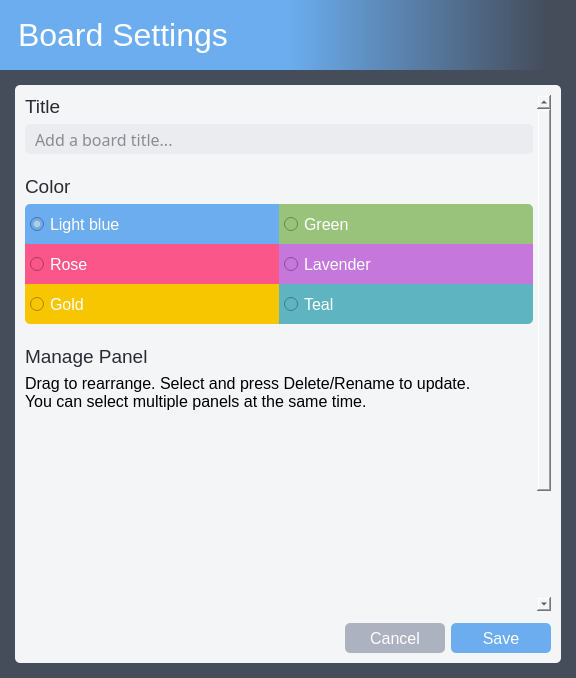
<?xml version="1.0" encoding="UTF-8"?>
<ui version="4.0">
 <class>BoardWindow</class>
 <widget class="QMainWindow" name="BoardWindow">
  <property name="geometry">
   <rect>
    <x>0</x>
    <y>0</y>
    <width>576</width>
    <height>678</height>
   </rect>
  </property>
  <property name="minimumSize">
   <size>
    <width>0</width>
    <height>300</height>
   </size>
  </property>
  <property name="windowTitle">
   <string>Board Settings</string>
  </property>
  <property name="windowIcon">
   <iconset>
    <normaloff>:/img/resources/img/icon.png</normaloff>:/img/resources/img/icon.png</iconset>
  </property>
  <property name="styleSheet">
   <string notr="true">background-color: #454c5a;</string>
  </property>
  <property name="iconSize">
   <size>
    <width>128</width>
    <height>128</height>
   </size>
  </property>
  <widget class="QWidget" name="centralwidget">
   <layout class="QVBoxLayout" name="verticalLayout_3">
    <property name="spacing">
     <number>0</number>
    </property>
    <property name="leftMargin">
     <number>0</number>
    </property>
    <property name="topMargin">
     <number>0</number>
    </property>
    <property name="rightMargin">
     <number>0</number>
    </property>
    <property name="bottomMargin">
     <number>0</number>
    </property>
    <item>
     <widget class="QLabel" name="label_board_desc">
      <property name="sizePolicy">
       <sizepolicy hsizetype="Preferred" vsizetype="Fixed">
        <horstretch>0</horstretch>
        <verstretch>0</verstretch>
       </sizepolicy>
      </property>
      <property name="minimumSize">
       <size>
        <width>0</width>
        <height>70</height>
       </size>
      </property>
      <property name="font">
       <font>
        <family>Arimo</family>
        <pointsize>24</pointsize>
       </font>
      </property>
      <property name="styleSheet">
       <string notr="true">background-color: qlineargradient(spread:pad, x1:0.5, y1:0.5, x2:0.95, y2:0.5, stop:0 rgba(107, 173, 238, 255), stop:1 rgba(69, 76, 90, 255));
color: #ffffff;
padding: 0 0 0 10px;</string>
      </property>
      <property name="text">
       <string>Board Settings</string>
      </property>
      <property name="margin">
       <number>10</number>
      </property>
     </widget>
    </item>
    <item>
     <widget class="QWidget" name="widget" native="true">
      <property name="minimumSize">
       <size>
        <width>390</width>
        <height>0</height>
       </size>
      </property>
      <layout class="QVBoxLayout" name="verticalLayout_7">
       <property name="leftMargin">
        <number>15</number>
       </property>
       <property name="topMargin">
        <number>15</number>
       </property>
       <property name="rightMargin">
        <number>15</number>
       </property>
       <property name="bottomMargin">
        <number>15</number>
       </property>
       <item>
        <widget class="QWidget" name="widget" native="true">
         <property name="styleSheet">
          <string notr="true">background-color: #f4f5f7;
border-radius: 5px;</string>
         </property>
         <layout class="QVBoxLayout" name="verticalLayout">
          <property name="spacing">
           <number>12</number>
          </property>
          <property name="leftMargin">
           <number>10</number>
          </property>
          <property name="topMargin">
           <number>10</number>
          </property>
          <property name="rightMargin">
           <number>10</number>
          </property>
          <property name="bottomMargin">
           <number>10</number>
          </property>
          <item>
           <widget class="QScrollArea" name="scrollArea">
            <property name="styleSheet">
             <string notr="true">QScrollBar:vertical {
	border: none;
	background: #f4f5f7;
	width: 10px;
	margin: 1px 0 0 0;
	border-radius: 5px;
}

QScrollBar::handle:vertical {
	background-color: #bfc0c5;
	min-height: 30px;
	border-radius: 5px;
}

QScrollBar::handle:vertical:hover {
	background-color: #afb0b4;
}

QScrollBar::handle:vertical:pressed {
	background-color: #929497;
}

QScrollBar::sub-line:vertical {
	height: 0;
}

QScrollBar::add-line:vertical {
	height: 0;
}

QScrollBar::up-arrow:vertical,
QScrollBar::down-arrow:vertical {
	background: none;
}

QScrollBar::add-page:vertical,
QScrollBar::sub-page:vertical {
	background: none;
}

QScrollBar QMenu {
	background-color: #ebecf0;
	border: none;
	padding: 5px;
	margin: 0px;
	font-size: 13px;
}

QScrollBar QMenu::item {
	padding: 5px 13px 5px 13px;
	color: #000000;
}

QScrollBar QMenu::item:selected {
	border-radius: 5px;
	background-color: #acb2bf;
	color: #ffffff;
}
</string>
            </property>
            <property name="widgetResizable">
             <bool>true</bool>
            </property>
            <widget class="QWidget" name="scrollAreaWidgetContents">
             <property name="geometry">
              <rect>
               <x>0</x>
               <y>-136</y>
               <width>516</width>
               <height>650</height>
              </rect>
             </property>
             <layout class="QVBoxLayout" name="verticalLayout_4">
              <property name="spacing">
               <number>0</number>
              </property>
              <property name="leftMargin">
               <number>0</number>
              </property>
              <property name="topMargin">
               <number>0</number>
              </property>
              <property name="rightMargin">
               <number>4</number>
              </property>
              <property name="bottomMargin">
               <number>0</number>
              </property>
              <item>
               <layout class="QVBoxLayout" name="verticalLayout_8">
                <item>
                 <layout class="QVBoxLayout" name="verticalLayout_2">
                  <property name="spacing">
                   <number>6</number>
                  </property>
                  <item>
                   <widget class="QLabel" name="label_title">
                    <property name="font">
                     <font>
                      <family>Arimo</family>
                      <pointsize>14</pointsize>
                      <bold>false</bold>
                     </font>
                    </property>
                    <property name="styleSheet">
                     <string notr="true">color: #282c33;</string>
                    </property>
                    <property name="text">
                     <string>Title</string>
                    </property>
                    <property name="wordWrap">
                     <bool>true</bool>
                    </property>
                   </widget>
                  </item>
                  <item>
                   <widget class="QLineEdit" name="lineEdit_title">
                    <property name="minimumSize">
                     <size>
                      <width>0</width>
                      <height>30</height>
                     </size>
                    </property>
                    <property name="font">
                     <font>
                      <family>Noto Sans</family>
                      <pointsize>12</pointsize>
                     </font>
                    </property>
                    <property name="styleSheet">
                     <string notr="true">QLineEdit {
	background-color: #ebecf0;
	color: #282c33;
	border-radius: 5px;
	padding: 0 8px 0 8px
}

QLineEdit:focus {
	background-color: #ffffff;
	border-color: #6badee;
	border-width: 1.5px;
	border-style: solid;
	;
	padding: 0 6px 0 6px
}
</string>
                    </property>
                    <property name="text">
                     <string/>
                    </property>
                    <property name="placeholderText">
                     <string>Add a board title...</string>
                    </property>
                   </widget>
                  </item>
                  <item>
                   <spacer name="verticalSpacer_3">
                    <property name="orientation">
                     <enum>Qt::Vertical</enum>
                    </property>
                    <property name="sizeType">
                     <enum>QSizePolicy::Fixed</enum>
                    </property>
                    <property name="sizeHint" stdset="0">
                     <size>
                      <width>20</width>
                      <height>15</height>
                     </size>
                    </property>
                   </spacer>
                  </item>
                  <item>
                   <widget class="QLabel" name="label_color">
                    <property name="font">
                     <font>
                      <family>Arimo</family>
                      <pointsize>14</pointsize>
                      <bold>false</bold>
                     </font>
                    </property>
                    <property name="styleSheet">
                     <string notr="true">color: #282c33;</string>
                    </property>
                    <property name="text">
                     <string>Color</string>
                    </property>
                    <property name="wordWrap">
                     <bool>true</bool>
                    </property>
                   </widget>
                  </item>
                  <item>
                   <layout class="QHBoxLayout" name="horizontalLayout_4">
                    <property name="spacing">
                     <number>0</number>
                    </property>
                    <item>
                     <layout class="QVBoxLayout" name="verticalLayout_6">
                      <property name="spacing">
                       <number>0</number>
                      </property>
                      <item>
                       <widget class="QRadioButton" name="btn_color_1">
                        <property name="minimumSize">
                         <size>
                          <width>120</width>
                          <height>40</height>
                         </size>
                        </property>
                        <property name="font">
                         <font>
                          <family>Arimo</family>
                          <pointsize>12</pointsize>
                         </font>
                        </property>
                        <property name="cursor">
                         <cursorShape>PointingHandCursor</cursorShape>
                        </property>
                        <property name="focusPolicy">
                         <enum>Qt::TabFocus</enum>
                        </property>
                        <property name="styleSheet">
                         <string notr="true">QRadioButton {
	background-color: #6badee;
	color: #ffffff;
	padding: 0 5px 0 5px;
	border-top-left-radius: 5px;
	border-top-right-radius: 0;
	border-bottom-left-radius: 0;
	border-bottom-right-radius: 0;
}

QRadioButton:focus {
	border-color: #000000;
	border-width: 1.5px;
	border-style: solid;
	padding: 0 3px 0 3px;
}
</string>
                        </property>
                        <property name="text">
                         <string>Light blue</string>
                        </property>
                        <property name="checked">
                         <bool>true</bool>
                        </property>
                       </widget>
                      </item>
                      <item>
                       <widget class="QRadioButton" name="btn_color_2">
                        <property name="minimumSize">
                         <size>
                          <width>120</width>
                          <height>40</height>
                         </size>
                        </property>
                        <property name="font">
                         <font>
                          <family>Arimo</family>
                          <pointsize>12</pointsize>
                         </font>
                        </property>
                        <property name="cursor">
                         <cursorShape>PointingHandCursor</cursorShape>
                        </property>
                        <property name="focusPolicy">
                         <enum>Qt::TabFocus</enum>
                        </property>
                        <property name="styleSheet">
                         <string notr="true">QRadioButton {
	background-color: #fb568a;
	color: #ffffff;
	padding: 0 5px 0 5px;
	border-radius: 0;
}

QRadioButton:focus {
	border-color: #000000;
	border-width: 1.5px;
	border-style: solid;
	padding: 0 3px 0 3px;
}
</string>
                        </property>
                        <property name="text">
                         <string>Rose</string>
                        </property>
                       </widget>
                      </item>
                      <item>
                       <widget class="QRadioButton" name="btn_color_3">
                        <property name="minimumSize">
                         <size>
                          <width>120</width>
                          <height>40</height>
                         </size>
                        </property>
                        <property name="font">
                         <font>
                          <family>Arimo</family>
                          <pointsize>12</pointsize>
                         </font>
                        </property>
                        <property name="cursor">
                         <cursorShape>PointingHandCursor</cursorShape>
                        </property>
                        <property name="focusPolicy">
                         <enum>Qt::TabFocus</enum>
                        </property>
                        <property name="styleSheet">
                         <string notr="true">QRadioButton {
	background-color: #f7c600;
	color: #ffffff;
	padding: 0 5px 0 5px;
	border-top-left-radius: 0;
	border-top-right-radius: 0;
	border-bottom-left-radius: 5px;
	border-bottom-right-radius: 0;
}

QRadioButton:focus {
	border-color: #000000;
	border-width: 1.5px;
	border-style: solid;
	padding: 0 3px 0 3px;
}
</string>
                        </property>
                        <property name="text">
                         <string>Gold</string>
                        </property>
                       </widget>
                      </item>
                     </layout>
                    </item>
                    <item>
                     <layout class="QVBoxLayout" name="verticalLayout_5">
                      <property name="spacing">
                       <number>0</number>
                      </property>
                      <item>
                       <widget class="QRadioButton" name="btn_color_4">
                        <property name="minimumSize">
                         <size>
                          <width>120</width>
                          <height>40</height>
                         </size>
                        </property>
                        <property name="font">
                         <font>
                          <family>Arimo</family>
                          <pointsize>12</pointsize>
                         </font>
                        </property>
                        <property name="cursor">
                         <cursorShape>PointingHandCursor</cursorShape>
                        </property>
                        <property name="focusPolicy">
                         <enum>Qt::TabFocus</enum>
                        </property>
                        <property name="styleSheet">
                         <string notr="true">QRadioButton {
	background-color: #99c37b;
	color: #ffffff;
	padding: 0 5px 0 5px;
	border-top-left-radius: 0;
	border-top-right-radius: 5px;
	border-bottom-left-radius: 0;
	border-bottom-right-radius: 0;
}

QRadioButton:focus {
	border-color: #000000;
	border-width: 1.5px;
	border-style: solid;
	padding: 0 3px 0 3px;
}
</string>
                        </property>
                        <property name="text">
                         <string>Green</string>
                        </property>
                       </widget>
                      </item>
                      <item>
                       <widget class="QRadioButton" name="btn_color_5">
                        <property name="minimumSize">
                         <size>
                          <width>120</width>
                          <height>40</height>
                         </size>
                        </property>
                        <property name="font">
                         <font>
                          <family>Arimo</family>
                          <pointsize>12</pointsize>
                         </font>
                        </property>
                        <property name="cursor">
                         <cursorShape>PointingHandCursor</cursorShape>
                        </property>
                        <property name="focusPolicy">
                         <enum>Qt::TabFocus</enum>
                        </property>
                        <property name="styleSheet">
                         <string notr="true">QRadioButton {
	background-color: #c577dc;
	color: #ffffff;
	padding: 0 5px 0 5px;
	border-radius: 0;
}

QRadioButton:focus {
	border-color: #000000;
	border-width: 1.5px;
	border-style: solid;
	padding: 0 3px 0 3px;
}
</string>
                        </property>
                        <property name="text">
                         <string>Lavender</string>
                        </property>
                       </widget>
                      </item>
                      <item>
                       <widget class="QRadioButton" name="btn_color_6">
                        <property name="minimumSize">
                         <size>
                          <width>120</width>
                          <height>40</height>
                         </size>
                        </property>
                        <property name="font">
                         <font>
                          <family>Arimo</family>
                          <pointsize>12</pointsize>
                         </font>
                        </property>
                        <property name="cursor">
                         <cursorShape>PointingHandCursor</cursorShape>
                        </property>
                        <property name="focusPolicy">
                         <enum>Qt::TabFocus</enum>
                        </property>
                        <property name="styleSheet">
                         <string notr="true">QRadioButton {
	background-color: #5eb5c1;
	color: #ffffff;
	padding: 0 5px 0 5px;
	border-top-left-radius: 0;
	border-top-right-radius: 0;
	border-bottom-left-radius: 0;
	border-bottom-right-radius: 5px;
}

QRadioButton:focus {
	border-color: #000000;
	border-width: 1.5px;
	border-style: solid;
	padding: 0 3px 0 3px;
}
</string>
                        </property>
                        <property name="text">
                         <string>Teal</string>
                        </property>
                       </widget>
                      </item>
                     </layout>
                    </item>
                   </layout>
                  </item>
                  <item>
                   <spacer name="verticalSpacer_2">
                    <property name="orientation">
                     <enum>Qt::Vertical</enum>
                    </property>
                    <property name="sizeType">
                     <enum>QSizePolicy::Fixed</enum>
                    </property>
                    <property name="sizeHint" stdset="0">
                     <size>
                      <width>20</width>
                      <height>15</height>
                     </size>
                    </property>
                   </spacer>
                  </item>
                  <item>
                   <widget class="QLabel" name="label_manage_panel">
                    <property name="font">
                     <font>
                      <family>Arimo</family>
                      <pointsize>14</pointsize>
                      <bold>false</bold>
                     </font>
                    </property>
                    <property name="styleSheet">
                     <string notr="true">color: #282c33;</string>
                    </property>
                    <property name="text">
                     <string>Manage Panel</string>
                    </property>
                    <property name="wordWrap">
                     <bool>true</bool>
                    </property>
                   </widget>
                  </item>
                  <item>
                   <widget class="QLabel" name="label_manage_panel_desc">
                    <property name="font">
                     <font>
                      <family>Arimo</family>
                      <pointsize>12</pointsize>
                     </font>
                    </property>
                    <property name="text">
                     <string>Drag to rearrange. Select and press Delete/Rename to update.
You can select multiple panels at the same time.</string>
                    </property>
                    <property name="wordWrap">
                     <bool>true</bool>
                    </property>
                   </widget>
                  </item>
                  <item>
                   <widget class="QListWidget" name="listWidget_manage_panel">
                    <property name="minimumSize">
                     <size>
                      <width>0</width>
                      <height>300</height>
                     </size>
                    </property>
                    <property name="font">
                     <font>
                      <family>Torus Pro</family>
                      <pointsize>12</pointsize>
                      <bold>true</bold>
                     </font>
                    </property>
                    <property name="focusPolicy">
                     <enum>Qt::TabFocus</enum>
                    </property>
                    <property name="styleSheet">
                     <string notr="true">QListWidget::item {
	height: 40px;
	padding: 0 8px 0 8px
}

QListWidget::item {
	background-color: #ffffff;
	color: #000000;
	border-radius: 5px
}

QListWidget::item:hover {
	background-color: #e2e4e9;
	color: #000000
}

QListWidget::item:selected {
	background-color: #cccccc;
	color: #000000
}

QListWidget::item:focus {
	background-color: #cccccc;
	color: #000000
}

QScrollBar:vertical {
	border: none;
	background: #f4f5f7;
	width: 10px;
	margin: 1px 0 0 0;
	border-radius: 5px;
}

QScrollBar::handle:vertical {
	background-color: #bfc0c5;
	min-height: 30px;
	border-radius: 5px;
}

QScrollBar::handle:vertical:hover {
	background-color: #afb0b4;
}

QScrollBar::handle:vertical:pressed {
	background-color: #929497;
}

QScrollBar::sub-line:vertical {
	height: 0;
}

QScrollBar::add-line:vertical {
	height: 0;
}

QScrollBar::up-arrow:vertical,
QScrollBar::down-arrow:vertical {
	background: none;
}

QScrollBar::add-page:vertical,
QScrollBar::sub-page:vertical {
	background: none;
}


QScrollBar QMenu {
	background-color: #ebecf0;
	border: none;
	padding: 5px;
	margin: 0px;
	font-size: 13px;
}

QScrollBar QMenu::item {
	padding: 5px 13px 5px 13px;
	color: #000000;
}

QScrollBar QMenu::item:selected {
	border-radius: 5px;
	background-color: #acb2bf;
	color: #ffffff;
}
</string>
                    </property>
                    <property name="frameShape">
                     <enum>QFrame::NoFrame</enum>
                    </property>
                    <property name="dragEnabled">
                     <bool>true</bool>
                    </property>
                    <property name="dragDropMode">
                     <enum>QAbstractItemView::InternalMove</enum>
                    </property>
                    <property name="defaultDropAction">
                     <enum>Qt::MoveAction</enum>
                    </property>
                    <property name="selectionMode">
                     <enum>QAbstractItemView::ExtendedSelection</enum>
                    </property>
                    <property name="verticalScrollMode">
                     <enum>QAbstractItemView::ScrollPerPixel</enum>
                    </property>
                    <property name="horizontalScrollMode">
                     <enum>QAbstractItemView::ScrollPerPixel</enum>
                    </property>
                    <property name="isWrapping" stdset="0">
                     <bool>false</bool>
                    </property>
                    <property name="spacing">
                     <number>5</number>
                    </property>
                    <property name="uniformItemSizes">
                     <bool>true</bool>
                    </property>
                    <property name="wordWrap">
                     <bool>true</bool>
                    </property>
                    <property name="selectionRectVisible">
                     <bool>true</bool>
                    </property>
                   </widget>
                  </item>
                  <item>
                   <layout class="QHBoxLayout" name="horizontalLayout_5">
                    <item>
                     <widget class="QPushButton" name="btn_delete">
                      <property name="sizePolicy">
                       <sizepolicy hsizetype="Fixed" vsizetype="Fixed">
                        <horstretch>0</horstretch>
                        <verstretch>0</verstretch>
                       </sizepolicy>
                      </property>
                      <property name="minimumSize">
                       <size>
                        <width>140</width>
                        <height>30</height>
                       </size>
                      </property>
                      <property name="font">
                       <font>
                        <family>Arimo</family>
                        <pointsize>12</pointsize>
                       </font>
                      </property>
                      <property name="cursor">
                       <cursorShape>PointingHandCursor</cursorShape>
                      </property>
                      <property name="focusPolicy">
                       <enum>Qt::TabFocus</enum>
                      </property>
                      <property name="styleSheet">
                       <string notr="true">QPushButton {background-color: #d63a3e; color: #ffffff; border-radius: 5px}
QPushButton:hover {background-color: #9e2a2a;}
QPushButton:focus {border-color: #000000; border-width: 1.5px; border-style: solid;}</string>
                      </property>
                      <property name="text">
                       <string>Delete Panel</string>
                      </property>
                     </widget>
                    </item>
                    <item>
                     <widget class="QPushButton" name="btn_rename">
                      <property name="sizePolicy">
                       <sizepolicy hsizetype="Fixed" vsizetype="Fixed">
                        <horstretch>0</horstretch>
                        <verstretch>0</verstretch>
                       </sizepolicy>
                      </property>
                      <property name="minimumSize">
                       <size>
                        <width>140</width>
                        <height>30</height>
                       </size>
                      </property>
                      <property name="font">
                       <font>
                        <family>Arimo</family>
                        <pointsize>12</pointsize>
                       </font>
                      </property>
                      <property name="cursor">
                       <cursorShape>PointingHandCursor</cursorShape>
                      </property>
                      <property name="focusPolicy">
                       <enum>Qt::TabFocus</enum>
                      </property>
                      <property name="styleSheet">
                       <string notr="true">QPushButton {background-color: #6badee; color: #ffffff; border-radius: 5px}
QPushButton:hover {background-color: #5487bb;}
QPushButton:focus {border-color: #000000; border-width: 1.5px; border-style: solid;}</string>
                      </property>
                      <property name="text">
                       <string>Rename Panel</string>
                      </property>
                     </widget>
                    </item>
                    <item>
                     <spacer name="horizontalSpacer_3">
                      <property name="orientation">
                       <enum>Qt::Horizontal</enum>
                      </property>
                      <property name="sizeHint" stdset="0">
                       <size>
                        <width>40</width>
                        <height>20</height>
                       </size>
                      </property>
                     </spacer>
                    </item>
                   </layout>
                  </item>
                 </layout>
                </item>
               </layout>
              </item>
             </layout>
            </widget>
           </widget>
          </item>
          <item>
           <layout class="QHBoxLayout" name="horizontalLayout">
            <property name="spacing">
             <number>6</number>
            </property>
            <item>
             <spacer name="horizontalSpacer">
              <property name="orientation">
               <enum>Qt::Horizontal</enum>
              </property>
              <property name="sizeHint" stdset="0">
               <size>
                <width>40</width>
                <height>20</height>
               </size>
              </property>
             </spacer>
            </item>
            <item>
             <widget class="QPushButton" name="btn_cancel">
              <property name="sizePolicy">
               <sizepolicy hsizetype="Fixed" vsizetype="Fixed">
                <horstretch>0</horstretch>
                <verstretch>0</verstretch>
               </sizepolicy>
              </property>
              <property name="minimumSize">
               <size>
                <width>100</width>
                <height>30</height>
               </size>
              </property>
              <property name="font">
               <font>
                <family>Arimo</family>
                <pointsize>12</pointsize>
               </font>
              </property>
              <property name="cursor">
               <cursorShape>PointingHandCursor</cursorShape>
              </property>
              <property name="focusPolicy">
               <enum>Qt::TabFocus</enum>
              </property>
              <property name="styleSheet">
               <string notr="true">QPushButton {
	background-color: #acb2bf;
	color: #ffffff;
	border-radius: 5px
}

QPushButton:hover {
	background-color: #7e828c;
}

QPushButton:focus {
	border-color: #000000;
	border-width: 1.5px;
	border-style: solid;
}
</string>
              </property>
              <property name="text">
               <string>Cancel</string>
              </property>
             </widget>
            </item>
            <item>
             <widget class="QPushButton" name="btn_save">
              <property name="sizePolicy">
               <sizepolicy hsizetype="Fixed" vsizetype="Fixed">
                <horstretch>0</horstretch>
                <verstretch>0</verstretch>
               </sizepolicy>
              </property>
              <property name="minimumSize">
               <size>
                <width>100</width>
                <height>30</height>
               </size>
              </property>
              <property name="font">
               <font>
                <family>Arimo</family>
                <pointsize>12</pointsize>
               </font>
              </property>
              <property name="cursor">
               <cursorShape>PointingHandCursor</cursorShape>
              </property>
              <property name="focusPolicy">
               <enum>Qt::TabFocus</enum>
              </property>
              <property name="styleSheet">
               <string notr="true">QPushButton {
	background-color: #6badee;
	color: #ffffff;
	border-radius: 5px
}

QPushButton:hover {
	background-color: #5487bb;
}

QPushButton:focus {
	border-color: #000000;
	border-width: 1.5px;
	border-style: solid;
}
</string>
              </property>
              <property name="text">
               <string>Save</string>
              </property>
             </widget>
            </item>
           </layout>
          </item>
         </layout>
        </widget>
       </item>
      </layout>
     </widget>
    </item>
   </layout>
  </widget>
 </widget>
 <tabstops>
  <tabstop>lineEdit_title</tabstop>
  <tabstop>btn_color_1</tabstop>
  <tabstop>btn_color_2</tabstop>
  <tabstop>btn_color_3</tabstop>
  <tabstop>btn_color_4</tabstop>
  <tabstop>btn_color_5</tabstop>
  <tabstop>btn_color_6</tabstop>
  <tabstop>listWidget_manage_panel</tabstop>
  <tabstop>btn_delete</tabstop>
  <tabstop>btn_rename</tabstop>
  <tabstop>btn_cancel</tabstop>
  <tabstop>btn_save</tabstop>
 </tabstops>
 <resources/>
 <connections/>
</ui>
